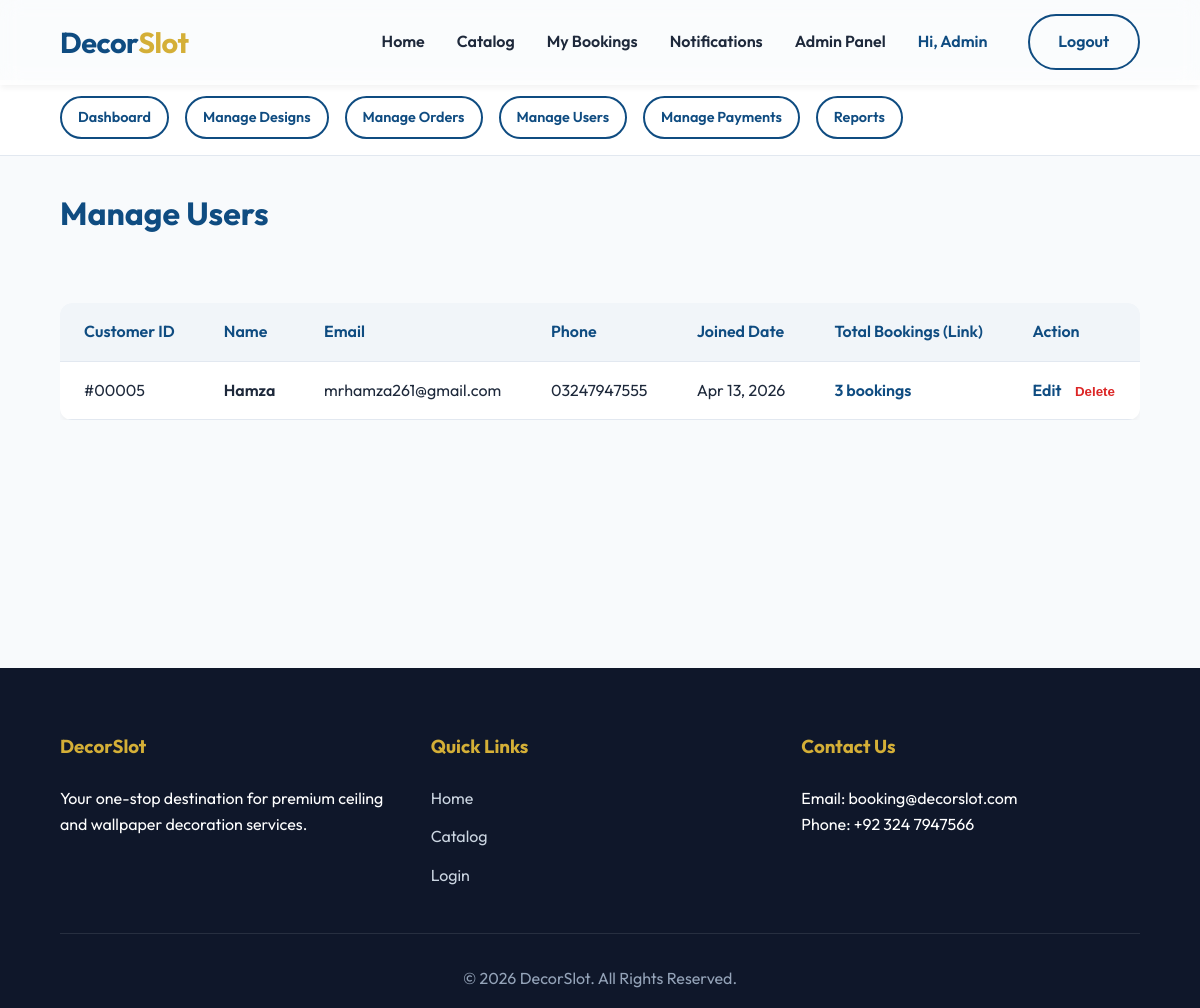
Screenshot of /admin/users.php (signed in) with the database file from the repository.
### tables this page shows
CREATE TABLE `users` (
  `id` int(11) NOT NULL,
  `name` varchar(100) NOT NULL,
  `email` varchar(100) NOT NULL,
  `phone` varchar(20) DEFAULT NULL,
  `address` text DEFAULT NULL,
  `password_hash` varchar(255) NOT NULL,
  `role` enum('customer','admin') DEFAULT 'customer',
  `created_at` timestamp NOT NULL DEFAULT current_timestamp()
);

### admin/users.php (the view, shortened to what this page needs)
<?php
require_once "../includes/db.php";
include "../includes/header.php";
include "layout.php";
$result = $conn->query(
    "SELECT * FROM users WHERE role = 'customer' ORDER BY created_at DESC",
);
$customers = $result->fetch_all(MYSQLI_ASSOC);
?>
<div class="admin-users-container">
    <h1 class="admin-users-heading">Manage Users</h1>
    <div class="admin-users-table-wrapper">
        <table class="dashboard-table">
            <thead>
                <tr>
                    <th>Customer ID</th>
                    <th>Name</th>
                    <th>Email</th>
                    <th>Phone</th>
                    <th>Joined Date</th>
                    <th>Total Bookings (Link)</th>
                    <th>Action</th>
                </tr>
            </thead>
            <tbody>
                <?php foreach ($customers as $c): ?>
                    <?php
                    $b_stmt = $conn->prepare(
                        "SELECT COUNT(*) as count FROM bookings WHERE user_id = ?",
                    );
                    $b_stmt->bind_param("i", $c["id"]);
                    $b_stmt->execute();
                    $b_result = $b_stmt->get_result();
                    $total_bookings = $b_result->fetch_assoc()["count"];
                    ?>
                    <tr>
                        <td>#<?= str_pad($c["id"], 5, "0", STR_PAD_LEFT) ?></td>
                        <td class="admin-users-name"><?= htmlspecialchars(
                            $c["name"],
                        ) ?></td>
                        <td><?= htmlspecialchars($c["email"]) ?></td>
                        <td><?= htmlspecialchars($c["phone"] ?: "N/A") ?></td>
                        <td><?= date(
                            "M j, Y",
                            strtotime($c["created_at"]),
                        ) ?></td>
                        <td>
                            <span class="admin-users-bookings"><?= $total_bookings ?> bookings</span>
                        </td>
                        <td>
                            <a href="edit_user.php?id=<?= $c["id"] ?>" class="admin-users-edit-btn">Edit</a>
                            <form method="POST" class="admin-users-delete-form" onsubmit="return confirm('Are you sure you want to delete this user? This will also delete their bookings.');">
                                <button type="submit" class="admin-users-delete-btn">Delete</button>
                            </form>
                        </td>
                    </tr>
                <?php endforeach; ?>
            </tbody>
        </table>
    </div>
</div>
<?php include "../includes/footer.php"; ?>

### assets/css/style.css (style rules this page uses)
:root { --primary-color: #0f4c81; --primary-glow: rgba(15, 76, 129, 0.4); --secondary-color: #d4af37; --bg-color: #f8fafc; --text-color: #1e293b; --text-light: #64748b; --white: #ffffff; --glass-bg: rgba(255, 255, 255, 0.35); --glass-border: rgba(255, 255, 255, 0.2); --border-radius: 12px; --transition: all 0.3s cubic-bezier(0.4, 0, 0.2, 1); }
* { margin: 0; padding: 0; box-sizing: border-box; }
body { font-family: 'Outfit', sans-serif; background-color: var(--bg-color); color: var(--text-color); line-height: 1.6; overflow-x: hidden; }
.dashboard-table { width: 100%; border-collapse: collapse; margin-top: 2rem; background: var(--white); border-radius: var(--border-radius); overflow: hidden; box-shadow: 0 4px 6px -1px rgba(0, 0, 0, 0.05); }
.dashboard-table th, .dashboard-table td { padding: 1rem 1.5rem; text-align: left; border-bottom: 1px solid #e2e8f0; }
.dashboard-table th { background-color: #f1f5f9; font-weight: 600; color: var(--primary-color); }

### admin/users.php (style rules this page uses)
.admin-users-container { padding: 0 5%; max-width: 1400px; margin: 0 auto; min-height: 60vh; }
.admin-users-heading { color: var(--primary-color); margin-bottom: 2rem; }
.admin-users-table-wrapper { overflow-x: auto; }
.admin-users-name { font-weight: 600; color: var(--text-color); }
.admin-users-bookings { font-weight: 600; color: var(--primary-color); }
.admin-users-edit-btn { color: var(--primary-color); font-weight: 600; margin-right: 10px; text-decoration: none; }
.admin-users-delete-form { display: inline; }
.admin-users-delete-btn { background: none; border: none; color: #dc2626; cursor: pointer; font-weight: 600; }

### rows the page displays
users: id "00005", name "Hamza", email "mrhamza261@gmail.com", phone "03247947555", created_at "Apr 13, 2026", total_bookings "3"

### other values shown
$_SESSION["user_name"] "Admin"
